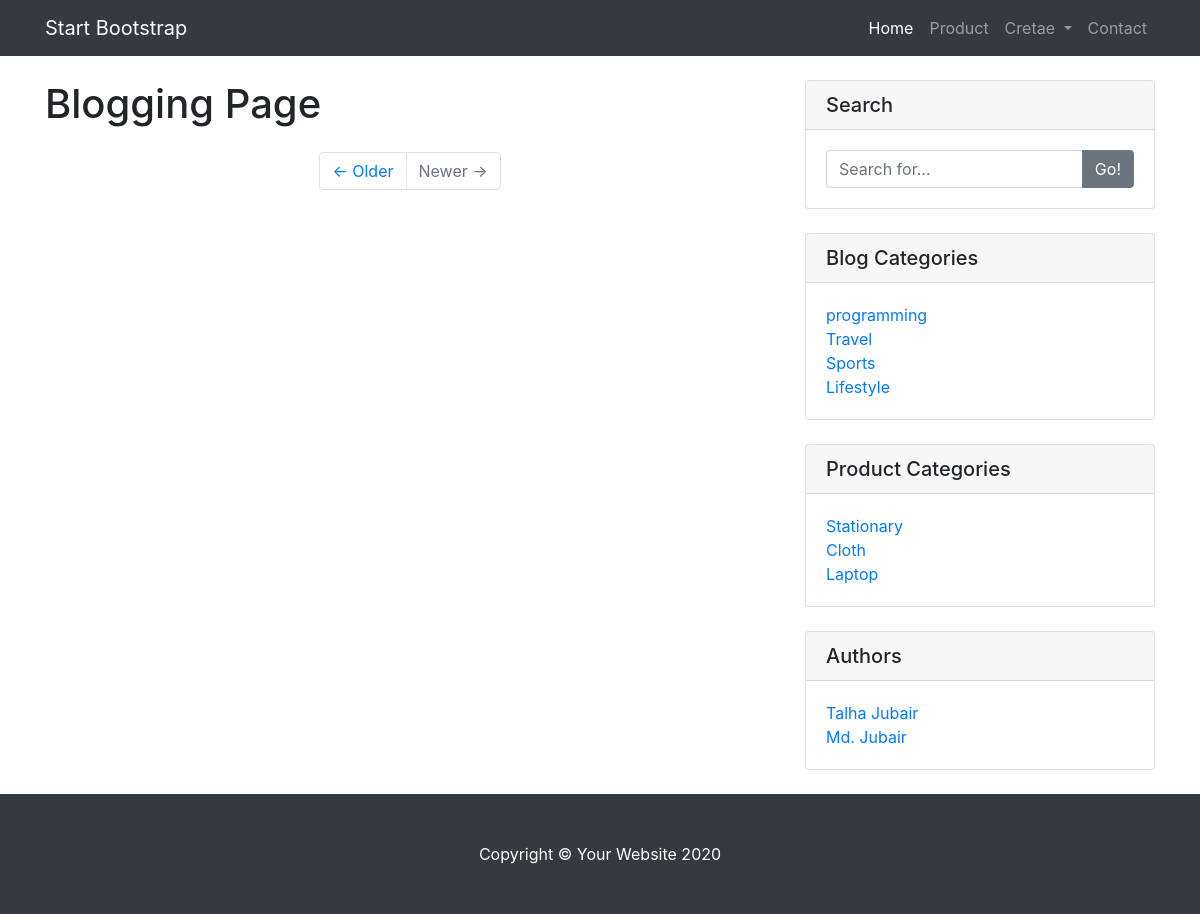
Page /blog/search on the committed database.
### blog/models.py (models this page shows, shortened)
class Category(models.Model):
    name = models.CharField(max_length=50)

class Profile(models.Model):
    full_name = models.CharField(max_length=50)
    user = models.OneToOneField(User, on_delete=models.CASCADE)

### product/models.py (models this page shows, shortened)
class Category(models.Model):
    name = models.CharField(max_length=50)

### blog/views.py (the view)
# urls.py: path('search', views.search_post, name='search'),
def search_post(request):
    if request.method == 'POST':
        search_keyword = request.POST['search_keyword']
        posts = Post.objects.filter(title__contains = search_keyword)
        context = {'posts': posts, 'search_keyword': search_keyword}
        return render(request, 'blog/search.html', context)
    return render(request, 'blog/search.html')

### bs4_blog/custom_context.py (called while the page is built)
def my_context(request):
    categories = Category.objects.all()
    profile = Profile.objects.all()
    p_ctg = product_category.objects.all()
    return {'categories': categories, 'profile': profile, 'p_ctg': p_ctg}

### templates/blog/search.html (shortened to what this page needs)
{% extends 'base.html' %}
  {% block content %}
      <div class="col-md-8">
        <h1 class="my-4">Blogging Page</h1>
        <ul class="pagination justify-content-center mb-4">
          <li class="page-item">
            <a class="page-link" href="#">&larr; Older</a>
          </li>
          <li class="page-item disabled">
            <a class="page-link" href="#">Newer &rarr;</a>
          </li>
        </ul>
      </div>
  {% endblock  %}

### templates/base.html (shortened to what this page needs)
{% load static %}
<!DOCTYPE html>
<html lang="en">
  <head>
    <link
      href="{% static 'bootstrap/css/bootstrap.min.css' %}"
      rel="stylesheet"
    />
    <link href="{% static 'css/blog-home.css' %}" rel="stylesheet" />
  </head>
  <body>
    <nav class="navbar navbar-expand-lg navbar-dark bg-dark fixed-top">
      <div class="container">
        <a class="navbar-brand" href="/">Start Bootstrap</a>
        <div class="collapse navbar-collapse" id="navbarResponsive">
          <ul class="navbar-nav ml-auto">
            <li class="nav-item active">
              <a class="nav-link" href="/">Home</a>
            </li>
            <li class="nav-item">
              <a class="nav-link" href="{% url 'product-list' %}">Product</a>
            </li>
            <li class="nav-item dropdown">
              <a
                class="nav-link dropdown-toggle"
                href="#"
                id="navbarDropdown"
                role="button"
                data-toggle="dropdown"
                aria-haspopup="true"
                aria-expanded="false"
              >
                Cretae
              </a>
            </li>
            <li class="nav-item">
              <a class="nav-link" href="#">Contact</a>
            </li>
          </ul>
        </div>
      </div>
    </nav>
    <div class="container">
      <div class="row">
        {% block content %} {% endblock %}
        <div class="col-md-4">
          <div class="card my-4">
            <h5 class="card-header">Search</h5>
            <div class="card-body">
              <form action="/blog/search" method="POST">
                <div class="input-group">
                  <input
                    type="text"
                    class="form-control"
                    name="search_keyword"
                    id="s"
                    type="submit"
                    placeholder="Search for..."
                  />
                  <span class="input-group-append">
                    <button
                      class="btn btn-secondary"
                      id="s"
                      type="submit"
                      type="button"
                    >
                      Go!
                    </button>
                  </span>
                </div>
              </form>
            </div>
          </div>
          <div class="card my-4">
            <h5 class="card-header">Blog Categories</h5>
            <div class="card-body">
              <div class="row">
                <div class="col-lg-6">
                  <ul class="list-unstyled mb-0">
                    {% for ctg in categories %}
                    <li>
                      <a href="{% url 'category-post' ctg.name %}"
                        >{{ ctg.name }}</a
                      >
                    </li>
                    {% endfor %}
                  </ul>
                </div>
              </div>
            </div>
          </div>
          <div class="card my-4">
            <h5 class="card-header">Product Categories</h5>
            <div class="card-body">
              <div class="row">
                <div class="col-lg-6">
                  <ul class="list-unstyled mb-0">
                    {% for product_ctg in p_ctg %}
                    <li>
                      <a href="{% url 'p-category-post' product_ctg.name %}"
                        >{{ product_ctg.name }}</a
                      >
                    </li>
                    {% endfor %}
                  </ul>
                </div>
              </div>
            </div>
          </div>
          <div class="card my-4">
            <h5 class="card-header">Authors</h5>
            <div class="card-body">
              <div class="row">
                <div class="col-lg-6">
                  <ul class="list-unstyled mb-0">
                    {% for profiles in profile %}
                    <li>
                      <a href="#">{{ profiles.full_name }}</a>
                    </li>
                    {% endfor %}
                  </ul>
                </div>
              </div>
            </div>
          </div>
        </div>
      </div>
    </div>
    <footer class="py-5 bg-dark">
      <div class="container">
        <p class="m-0 text-center text-white">
          Copyright &copy; Your Website 2020
        </p>
      </div>
    </footer>
  </body>
</html>

### static/css/blog-home.css (style rules this page uses)
body { padding-top: 56px; }

### rows in the picture
Category: name "programming"
Category: name "Travel"
Category: name "Sports"
Category: name "Lifestyle"
Category: name "Stationary"
Category: name "Cloth"
Category: name "Laptop"
Profile: full_name "Talha Jubair"
Profile: full_name "Md. Jubair"
